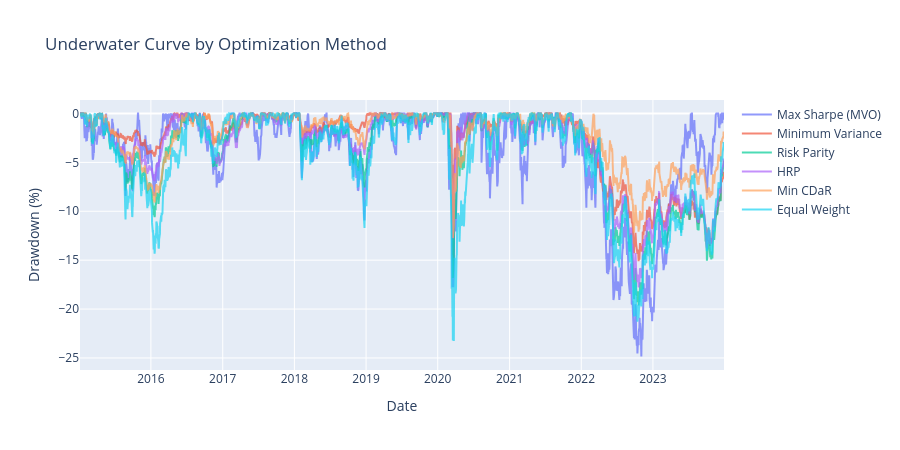

Write notebook code for a chart like this one.
### Markdown cell above
## 8. Drawdown Comparison

### Code cell
# Compute drawdowns
def compute_drawdown(returns: pd.Series) -> pd.Series:
    cumulative = (1 + returns).cumprod()
    running_max = cumulative.expanding().max()
    return (cumulative - running_max) / running_max


drawdowns = pd.DataFrame({name: compute_drawdown(ret) for name, ret in portfolio_returns.items()})

# Plot
fig = go.Figure()

for col in drawdowns.columns:
    fig.add_trace(go.Scatter(x=drawdowns.index, y=drawdowns[col] * 100, name=col, opacity=0.7))

fig.update_layout(
    title="Underwater Curve by Optimization Method",
    xaxis_title="Date",
    yaxis_title="Drawdown (%)",
    height=450,
)
fig.show()

### Figure 1 — Plotly figure (JSON) as saved in the notebook; plotly's stock layout.template omitted (floating-point values rounded to 4 significant figures; data arrays with more than 128 entries replaced by an {"elided": "..."} marker saying what was removed)
{"data": [{"name": "Max Sharpe (MVO)", "opacity": 0.7, "type": "scatter", "x": {"elided": "2263 str values"}, "y": {"elided": "2263 float values"}}, {"name": "Minimum Variance", "opacity": 0.7, "type": "scatter", "x": {"elided": "2263 str values"}, "y": {"elided": "2263 float values"}}, {"name": "Risk Parity", "opacity": 0.7, "type": "scatter", "x": {"elided": "2263 str values"}, "y": {"elided": "2263 float values"}}, {"name": "HRP", "opacity": 0.7, "type": "scatter", "x": {"elided": "2263 str values"}, "y": {"elided": "2263 float values"}}, {"name": "Min CDaR", "opacity": 0.7, "type": "scatter", "x": {"elided": "2263 str values"}, "y": {"elided": "2263 float values"}}, {"name": "Equal Weight", "opacity": 0.7, "type": "scatter", "x": {"elided": "2263 str values"}, "y": {"elided": "2263 float values"}}], "layout": {"height": 450, "title": {"text": "Underwater Curve by Optimization Method"}, "xaxis": {"title": {"text": "Date"}}, "yaxis": {"title": {"text": "Drawdown (%)"}}}}
